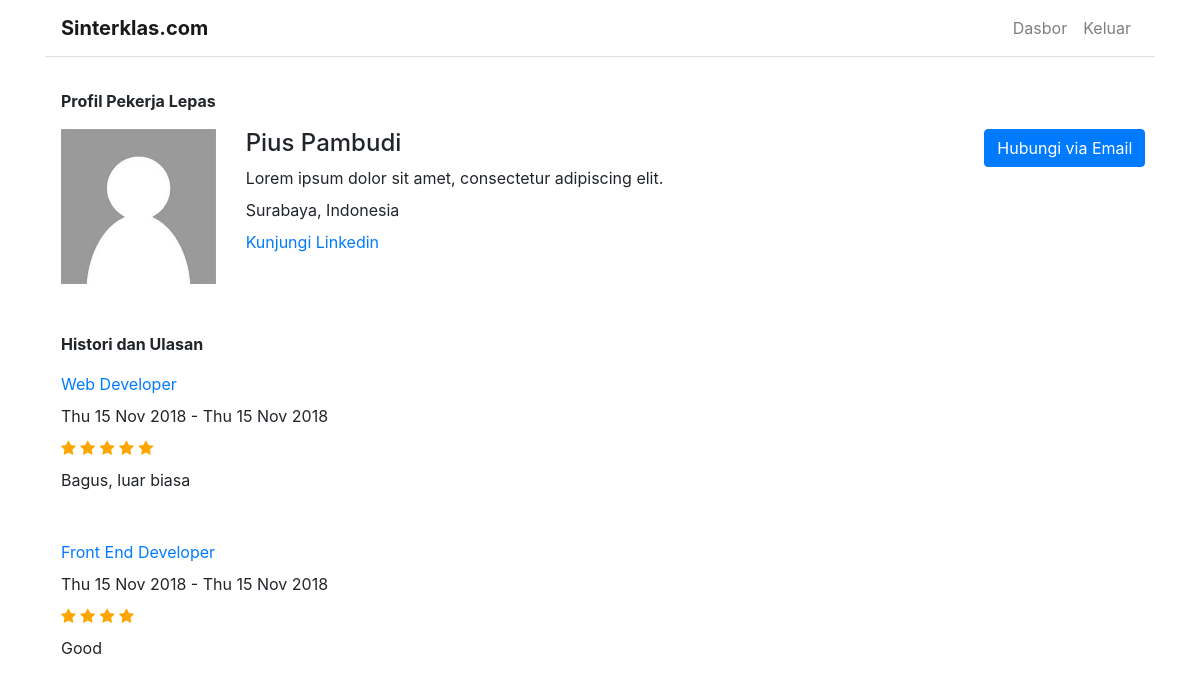
The app's page /profile/pius, older data.
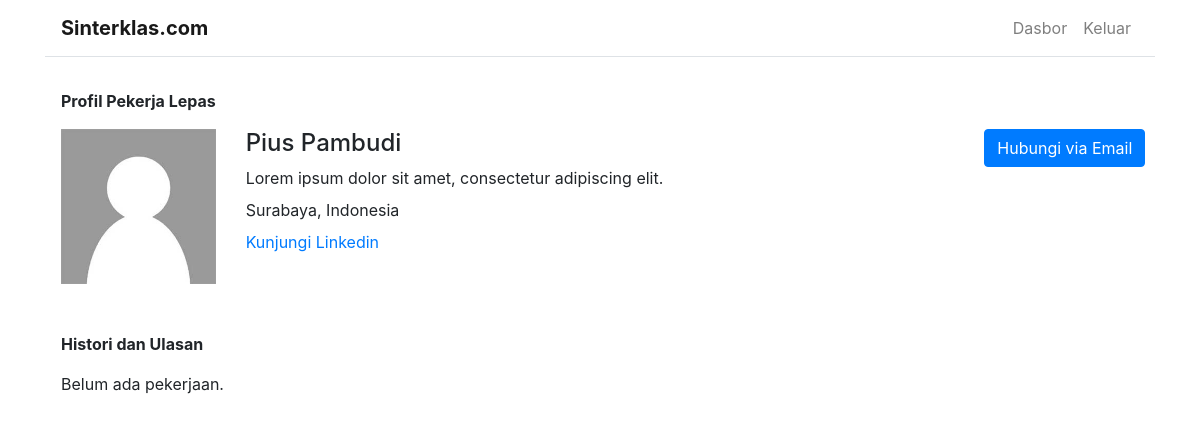
The same page, newer data.
### users/models.py (models this page shows, shortened)
class User(AbstractUser):
    photo = models.ImageField(upload_to='users', default='users/default.jpg')
    bio = models.TextField(blank=True)
    location = models.CharField(max_length=100, blank=True)
    linkedin_url = models.CharField(max_length=200, blank=True)

### jobs/models.py (models this page shows, shortened)
class Employment(models.Model):
    application = models.ForeignKey(Application, on_delete=models.CASCADE)
    date_started = models.DateTimeField(auto_now_add=True)
    date_ended = models.DateTimeField(blank=True, null=True)
    is_done = models.BooleanField(default=False)
    rating = models.IntegerField(null=True)
    review = models.TextField(blank=True, null=True)

class Application(models.Model):
    user = models.ForeignKey(settings.AUTH_USER_MODEL, on_delete=models.CASCADE)
    job = models.ForeignKey(Job, on_delete=models.CASCADE)
    date_created = models.DateTimeField(auto_now_add=True)
    is_accepted = models.BooleanField(default=False)

class Job(models.Model):
    title = models.CharField(max_length=100)
    description = models.TextField()
    location = models.CharField(max_length=100, blank=True)
    date_created = models.DateTimeField(auto_now_add=True)
    is_taken = models.BooleanField(default=False)
    user = models.ForeignKey(settings.AUTH_USER_MODEL, on_delete=models.CASCADE)

### users/views.py (the view)
# urls.py: path('profile/<username>', views.profile, name='profile'),
def profile(request, username):
    user = get_object_or_404(User, username=username)
    employments = Employment.objects.filter(application__user__username=username, is_done=True)
    return render(request, 'users/profile.html', {
        'user': user,
        'employments': employments
    })

### users/templates/users/profile.html (shortened to what this page needs)
{% extends 'base.html' %}
{% block content %}
  <p><b>Profil Pekerja Lepas</b></p>
  <div class="row profile mb-5">
    <div class="col-md-2">
      <img src="{{ MEDIA_URL }}{{ user.photo }}" width="100%" class="profile-photo">
    </div>
    <div class="col-md-8">
      <h1>{{ user.get_full_name }}</h1>
      <p>{{ user.bio }}</p>
      <p>{{ user.location }}</p>
      <p>{% if user.linkedin_url %}<a href="{{ user.linkedin_url }}">Kunjungi Linkedin</a>{% endif %}</p>
    </div>
    <div class="col-md-2">
      <a href="mailto:{{ user.email }}" class="btn btn-primary">Hubungi via Email</a>
    </div>
  </div>
  <p><b>Histori dan Ulasan</b></p>
  {% if employments|length == 0 %}
    <p>Belum ada pekerjaan.</p>
  {% endif %}
  {% for employment in employments %}
    <div class="job mb-5">
      <p><a href="{% url 'job' id=employment.application.job.id %}">{{ employment.application.job.title }}</a></p>
      <p>{{ employment.date_started|date:"D d M Y" }} - {{ employment.date_ended|date:"D d M Y" }}</p>
      <p>
        {% for _ in "x"|rjust:employment.rating %}
          <span class="fa fa-star checked"></span>
        {% endfor %}
      </p>
      <p>{{ employment.review }}</p>
    </div>
  {% endfor %}
{% endblock %}

### templates/base.html (shortened to what this page needs)
{% load static %}
<!doctype html>
<html lang="en">
  <head>
    <link rel="stylesheet" href="{% static 'css/bootstrap.min.css' %}">
    <link rel="stylesheet" href="https://cdnjs.cloudflare.com/ajax/libs/font-awesome/4.7.0/css/font-awesome.min.css">
  </head>
  <body>
    <div class="container">
      <nav class="navbar navbar-expand navbar-light border-bottom mb-3">
        <a class="navbar-brand font-weight-bold" href="/">Sinterklas.com</a>
        <ul class="navbar-nav ml-auto">
          {% if user.is_authenticated %}
            <li class="nav-item">
              <a class="nav-link" href="{% url 'dashboard' %}">Dasbor</a>
            </li>
            <li class="nav-item">
              <a class="nav-link" href="{% url 'logout' %}">Keluar</a>
            </li>
          {% endif %}
        </ul>
      </nav>
      <div class="p-3">
        {% block content %}{% endblock %}
      </div>
    </div>
  </body>
</html>

Row changes from the older to the newer data that the page shows:
removed Employment: application.job "Web Developer", date_started "Thu 15 Nov 2018", date_ended "Thu 15 Nov 2018", rating 5 (drawn), review "Bagus, luar biasa"
removed Employment: application.job "Front End Developer", date_started "Thu 15 Nov 2018", date_ended "Thu 15 Nov 2018", rating 4 (drawn), review "Good"
Text that changed along with them:
text now shown: "Belum ada pekerjaan."
